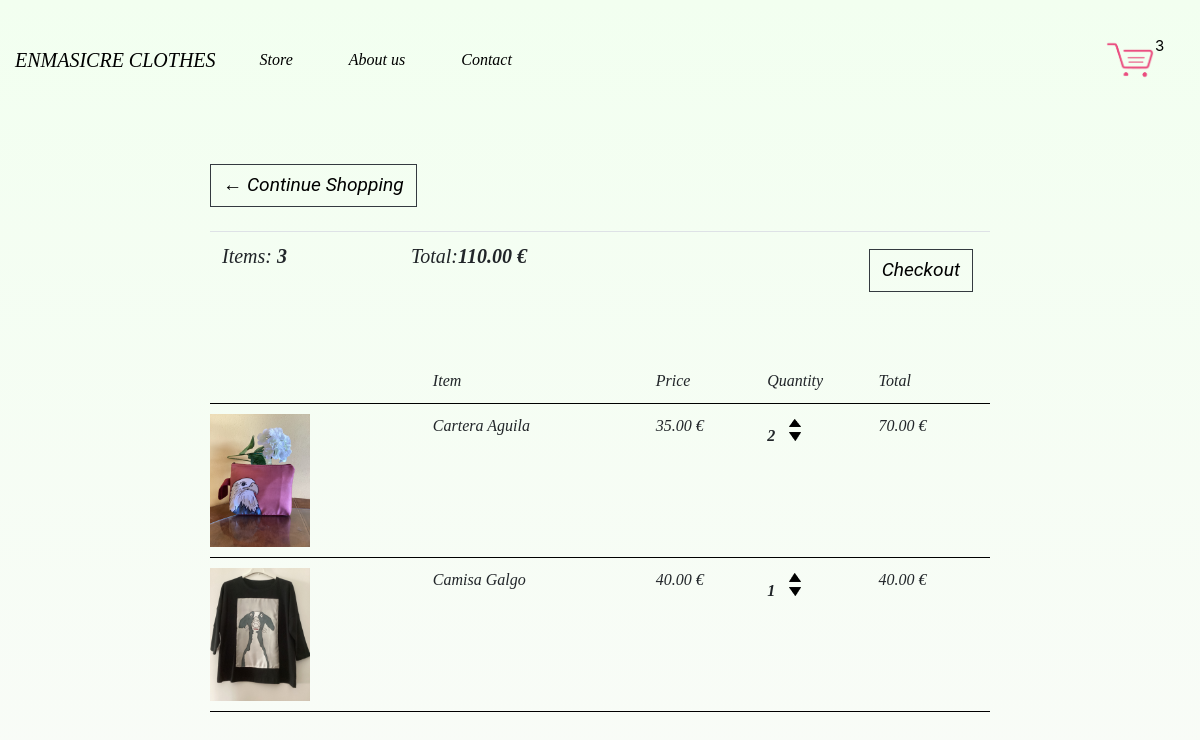
The app's page /cart/ (signed in) with its own data.
### store/models.py (models this page shows, shortened)
class Order(models.Model):
	customer = models.ForeignKey(Customer, on_delete=models.SET_NULL, null=True, blank=True)
	date_ordered = models.DateTimeField(auto_now_add=True)
	complete = models.BooleanField(default=False)
	transaction_id = models.CharField(max_length=100, null=True)
	@property
	def get_cart_total(self):
		orderitems = self.orderitem_set.all()
		total = sum([item.get_total for item in orderitems])
		return total
	@property
	def get_cart_items(self):
		orderitems = self.orderitem_set.all()
		total = sum([item.quantity for item in orderitems])
		return total

class OrderItem(models.Model):
	product = models.ForeignKey(Product, on_delete=models.SET_NULL, null=True)
	order = models.ForeignKey(Order, on_delete=models.SET_NULL, null=True)
	quantity = models.IntegerField(default=0, null=True, blank=True)
	date_added = models.DateTimeField(auto_now_add=True)
	@property
	def get_total(self):
		total = self.product.price * self.quantity
		return total

class Product(models.Model):
	name = models.CharField(max_length=200)
	price = models.FloatField()
	digital = models.BooleanField(default=False,null=True, blank=True)
	image = models.ImageField(null=True, blank=True)
	@property
	def imageURL(self):
		try:
			url = self.image.url
		except:
			url = ''
		return url

### store/views.py (the view)
# urls.py: path('cart/', views.cart, name="cart"),
def cart(request):
	data = cartData(request)
	cartItems = data['cartItems']
	order = data['order']
	items = data['items']
	context = {'items':items, 'order':order, 'cartItems':cartItems}
	return render(request, 'store/cart.html', context)

### store/utils.py (called while the page is built)
def cartData(request):
	if request.user.is_authenticated:
		customer = request.user.customer
		order, created = Order.objects.get_or_create(customer=customer, complete=False)
		items = order.orderitem_set.all()
		cartItems = order.get_cart_items
	else:
		cookieData = cookieCart(request)
		cartItems = cookieData['cartItems']
		order = cookieData['order']
		items = cookieData['items']
	return {'cartItems':cartItems ,'order':order, 'items':items}

### store/templates/store/cart.html
{% extends 'store/main.html' %}
{% load static %}
{% block content %}
	<div class="row">
		<div class="col-lg-12">
			<div class="box-element">
				<a  class="btn btn-outline-dark" href="{% url 'store' %}">&#x2190; Continue Shopping</a>
				<br>
				<br>
				<table class="table">
					<tr>
						<th><h5>Items: <strong>{{order.get_cart_items}}</strong></h5></th>
						<th><h5>Total:<strong>{{order.get_cart_total|floatformat:2}} €</strong></h5></th>
						<th>
							<a  style="float:right; margin:5px;" class="btn btn-outline-dark" href="{% url 'checkout' %}">Checkout</a>
						</th>
					</tr>
				</table>
			</div>
			<br>
			<div class="box-element">
				<div class="cart-row">
					<div style="flex:2"></div>
					<div style="flex:2"><strong>Item</strong></div>
					<div style="flex:1"><strong>Price</strong></div>
					<div style="flex:1"><strong>Quantity</strong></div>
					<div style="flex:1"><strong>Total</strong></div>
				</div>
				{% for item in items %}
				<div class="cart-row">
					<div style="flex:2"><img class="row-image" src="{{item.product.imageURL}}"></div>
					<div style="flex:2"><p>{{item.product.name}}</p></div>
					<div style="flex:1"><p>{{item.product.price|floatformat:2}} €</p></div>
					<div style="flex:1">
						<p class="quantity">{{item.quantity}}</p>
						<div class="quantity">
							<img data-product="{{item.product.id}}" data-action="add" class="chg-quantity update-cart" src="{% static  'img/arrowup.png' %}">
							<img data-product="{{item.product.id}}" data-action="remove" class="chg-quantity update-cart" src="{% static  'img/arrowdown.png' %}">
						</div>
					</div>
					<div style="flex:1"><p>{{item.get_total|floatformat:2}} €</p></div>
				</div>
				{% endfor %}
			</div>
		</div>
	</div>
{% endblock content %}

### store/templates/store/main.html (shortened to what this page needs)
<!DOCTYPE html>
{% load static %}
<html>
<head>
	<link rel="stylesheet" href="https://stackpath.bootstrapcdn.com/bootstrap/4.4.1/css/bootstrap.min.css">
	<link rel="stylesheet" type="text/css" href="{% static 'css/main.css' %}">
</head>
<body>
<div>
	<nav class="navbar navbar-expand-lg">
	  <a class="navbar-brand" href="{% url 'init' %}">ENMASICRE CLOTHES</a>
	  <div class="collapse navbar-collapse" id="navbarSupportedContent">
	    <ul class="navbar-nav mr-auto">
            <li class="nav-item active">
              <a class="nav-link active" aria-current="page" href="{% url 'store' %}">Store<span class="sr-only">(current)</span></a>
            </li>
            <li class="nav-item">
              <a class="nav-link" href="#">About us</a>
            </li>
            <li class="nav-item">
              <a class="nav-link"href="#">Contact</a>
            </li>
          </ul>
	    <div class="form-inline my-2 my-lg-0">
            <ul class="nav justify-content-end">
	     	    <a href="{% url 'cart' %}">
	    		<img  id="cart-icon" src="{% static 'img/cart2.png' %}">
	    	    </a>
	    	    <p id="cart-total">{{cartItems}}</p>
            </ul>
	    </div>
	  </div>
	</nav>
</div>
     <div class="container">
            <br>
            {% block content %}
            {% endblock content %}
         </div>
</body>
</html>

### static/css/main.css (style rules this page uses)
body { height: 100vh; background: linear-gradient(#f2fff0, hsl(90, 25%, 98%)); background-attachment: fixed; }
.container { width: 70%; margin: 0 auto; padding: 0 20px; height: 100vh; }
.box-element { width: 100%; flex-direction: column; font-style: italic; font-family: 'Segoe Print', "sans-serif"; background-color: transparent !important; border-radius: 4px; padding: 10px; font-weight: 100; justify-content: space-between; }
.col-lg-4, .col-lg-6, .col-lg-8, .col-lg-12 { margin-top: 10px; }
.row-image { width: 100px; }
.navbar { width: 100%; margin: auto; padding: 35px 0; display: flex; align-items: center; justify-content: space-between; background-color: transparent !important; color:#000; }
.navbar-brand { margin-left: 15px; font-style: italic; font-family: 'Segoe Print', "sans-serif"; font-weight: 100; color:#000; }
.navbar ul li { list-style: none; display: inline-block; margin: 0 20px; position: relative; }
.navbar ul li a { font-style: italic; font-family: 'Segoe Print', "sans-serif"; font-weight: 100; color:#000; }
.navbar ul li::before { content: ""; height: 3px; width: 0%; background: rgb(68, 68, 68); position: absolute; left: 0; bottom: -12px; transition: 0.4s ease-out; }
#cart-icon { width:50px; display: inline-block; }
.btn { color: #000;; font-family: Roboto, "sans-serif"; font-size: 1.2rem; border-radius: 0; }
#cart-total { color:#000000; width: 30px; height: 25px; border-radius: 50%; font-size: 15px; margin-right: 15px; }
.cart-row { display: flex; align-items: flex-stretch; padding-bottom: 10px; margin-bottom: 10px; border-bottom: 1px solid #000000; }
.quantity { display: inline-block; font-weight: 700; padding-right:10px; }
.chg-quantity { width: 12px; cursor: pointer; display: block; margin-top: 5px; transition:.1s; }

### records on screen
Order: get_cart_items "3", get_cart_total "110.00"
OrderItem: product.imageURL (picture), product.name "Cartera Aguila", product.price "35.00", quantity "2", get_total "70.00"
OrderItem: product.imageURL (picture), product.name "Camisa Galgo", product.price "40.00", quantity "1", get_total "40.00"

### other values on screen
{{ cartItems }} "3"
